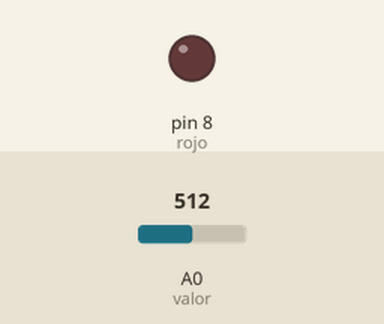
Simulated run of this sketch. Board: Arduino Uno, built with avr-gcc and run on an emulated ATmega328P. Parts: output pins drawn as LEDs (lit = HIGH). The inputs (shaded band) are chosen by the test bench; at power-on: A0 (valor) = 512. What the sketch prints to the serial monitor is not drawn.

Above: at 1.2 s.
1.3 s: A0 (valor) set to 207
2.8 s: A0 (valor) set to 186
At 4.0 s:
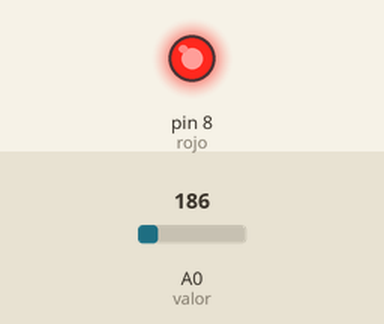
4.3 s: A0 (valor) set to 210
At 5.2 s:
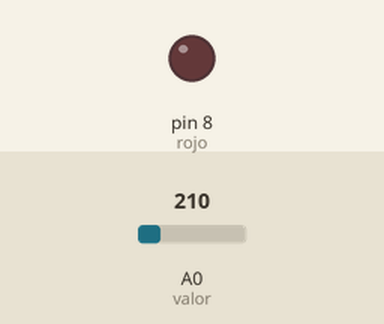
5.8 s: A0 (valor) set to 190
At 6.4 s:
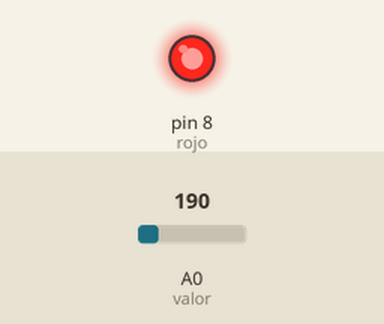
Timing chart, 0 to 8.3 s (numbered marks = the images above; inputs shaded):
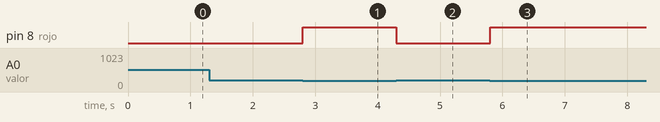

The sketch:

fotocelula.ino
```cpp
int rojo = 8;
int valor = A0;
void setup(){
    pinMode(rojo, OUTPUT);          // led rojo - pin de salida
    Serial.begin(9600);
}

void loop() { // bucle infinito

    if (analogRead(valor)<200){             // si ldr < 200
        digitalWrite(rojo, HIGH);          // enciende el led
    }
    else {
         digitalWrite(rojo, LOW);         // si no apaga el led
   }
    Serial.println(valor);
}
```

Measured:
- the behaviour switches between 200 and 199 on A0 (valor) (found by bisection; images 0 and 1)
- after the input at 1.3 s, every drawn part: stays the same
- after the input at 2.8 s, pin 8 (rojo): LOW → HIGH at once
- after the input at 4.3 s, pin 8 (rojo): HIGH → LOW at once
- after the input at 5.8 s, pin 8 (rojo): LOW → HIGH at once
